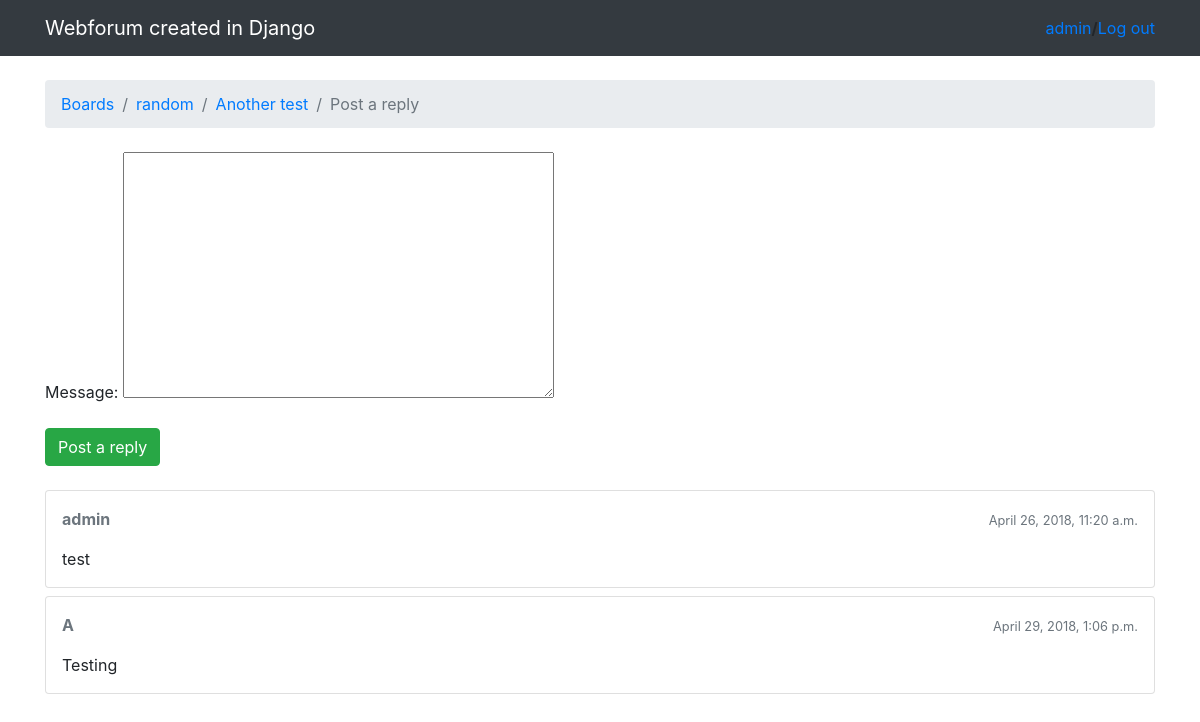
The page /boards/3/topics/3/reply (signed in) on the database its author committed.
### boards/models.py (models this page shows, shortened)
class Topic(models.Model):
    subject = models.CharField(max_length=255)
    last_updated = models.DateTimeField(auto_now_add=True)
    board = models.ForeignKey(Board, on_delete=models.CASCADE, related_name='topics')
    starter = models.ForeignKey(User, on_delete=models.DO_NOTHING, related_name='topics')

class Board(models.Model):
    name = models.CharField(max_length=30, unique=True)
    description = models.CharField(max_length=100)

class Post(models.Model):
    message = models.TextField(max_length=4000)
    topic = models.ForeignKey(Topic, on_delete=models.CASCADE, related_name='posts')
    created_at = models.DateTimeField(auto_now_add=True)
    updated_at = models.DateTimeField(null=True)
    created_by = models.ForeignKey(User, on_delete=models.DO_NOTHING, related_name='posts')
    updated_by = models.ForeignKey(User, on_delete=models.DO_NOTHING, null=True, related_name='+')

### boards/views.py (the view)
# urls.py: path('boards/<int:pk>/topics/<int:topic_pk>/reply', views.reply_topic, name='reply_topic'),
@login_required
def reply_topic(request, pk, topic_pk):
    topic = get_object_or_404(Topic, board__pk=pk, pk=topic_pk)
    if request.method == 'POST':
        form = PostForm(request.POST)
        if form.is_valid():
            post = form.save(commit=False)
            post.topic = topic
            post.created_by = request.user
            post.save()
            return redirect('topic_posts', pk=pk, topic_pk=topic_pk)
    else:
        form = PostForm()
    return render(request, 'reply_topic.html', {'topic': topic, 'form': form})

### boards/forms.py
class PostForm(forms.ModelForm):
    class Meta:
        model = Post
        fields = ['message', ]

### boards/templates/reply_topic.html (shortened to what this page needs)
{% extends 'base.html' %}
{% load static %}
{% block breadcrumb %}
  <li class="breadcrumb-item"><a href="{% url 'home' %}">Boards</a></li>
  <li class="breadcrumb-item"><a href="{% url 'board_topics' topic.board.pk %}">{{ topic.board.name }}</a></li>
  <li class="breadcrumb-item"><a href="{% url 'topic_posts' topic.board.pk topic.pk %}">{{ topic.subject }}</a></li>
  <li class="breadcrumb-item active">Post a reply</li>
{% endblock %}
{% block content %}
  <form method="post" class="mb-4">
    {{ form.as_p }}
    <button type="submit" class="btn btn-success">Post a reply</button>
  </form>
  {% for post in topic.posts.all %}
    <div class="card mb-2">
      <div class="card-body p-3">
        <div class="row mb-3">
          <div class="col-6">
            <strong class="text-muted">{{ post.created_by.username }}</strong>
          </div>
          <div class="col-6 text-right">
            <small class="text-muted">{{ post.created_at }}</small>
          </div>
        </div>
        {{ post.message }}
      </div>
    </div>
  {% endfor %}
{% endblock %}

### boards/templates/base.html (shortened to what this page needs)
{% load static %}<!DOCTYPE html>
<html>
  <head>
    <link rel="stylesheet" href="{% static 'css/bootstrap.min.css' %}">
  </head>
  <body>
    {% block body %}
    <nav class="navbar navbar-expand-sm navbar-dark bg-dark">
      <div class="container">
        <a class="navbar-brand" href="{% url 'home' %}">Webforum created in Django</a>
          {% if user.is_authenticated %}
            <ul class="navbar-nav ml-auto">
                <a class="item" href="#">{{ user.username }}</a>
                <strong>/</strong>
                <a class="item" href="{% url 'logout' %}">Log out</a>
            </ul>
          {% else %}
            <form class="form-inline ml-auto">
              <a href="{% url 'login' %}" class="btn btn-outline-secondary">Log in</a>
              <a href="{% url 'signup' %}" class="btn btn-primary ml-2">Sign up</a>
            </form>
          {% endif %}
      </div>
    </nav>
    <div class="container">
      <ol class="breadcrumb my-4">
        {% block breadcrumb %}
        {% endblock %}
      </ol>
      {% block content %}
      {% endblock %}
    </div>
    {% endblock body %}
  </body>
</html>

### rows shown on the page
Topic: board.name "random", subject "Another test"
Post: created_by.username "admin", created_at "April 26, 2018, 11:20 a.m.", message "test"
Post: created_by.username "A", created_at "April 29, 2018, 1:06 p.m.", message "Testing"

### other values the page prints
{{ user.username }} "admin"
